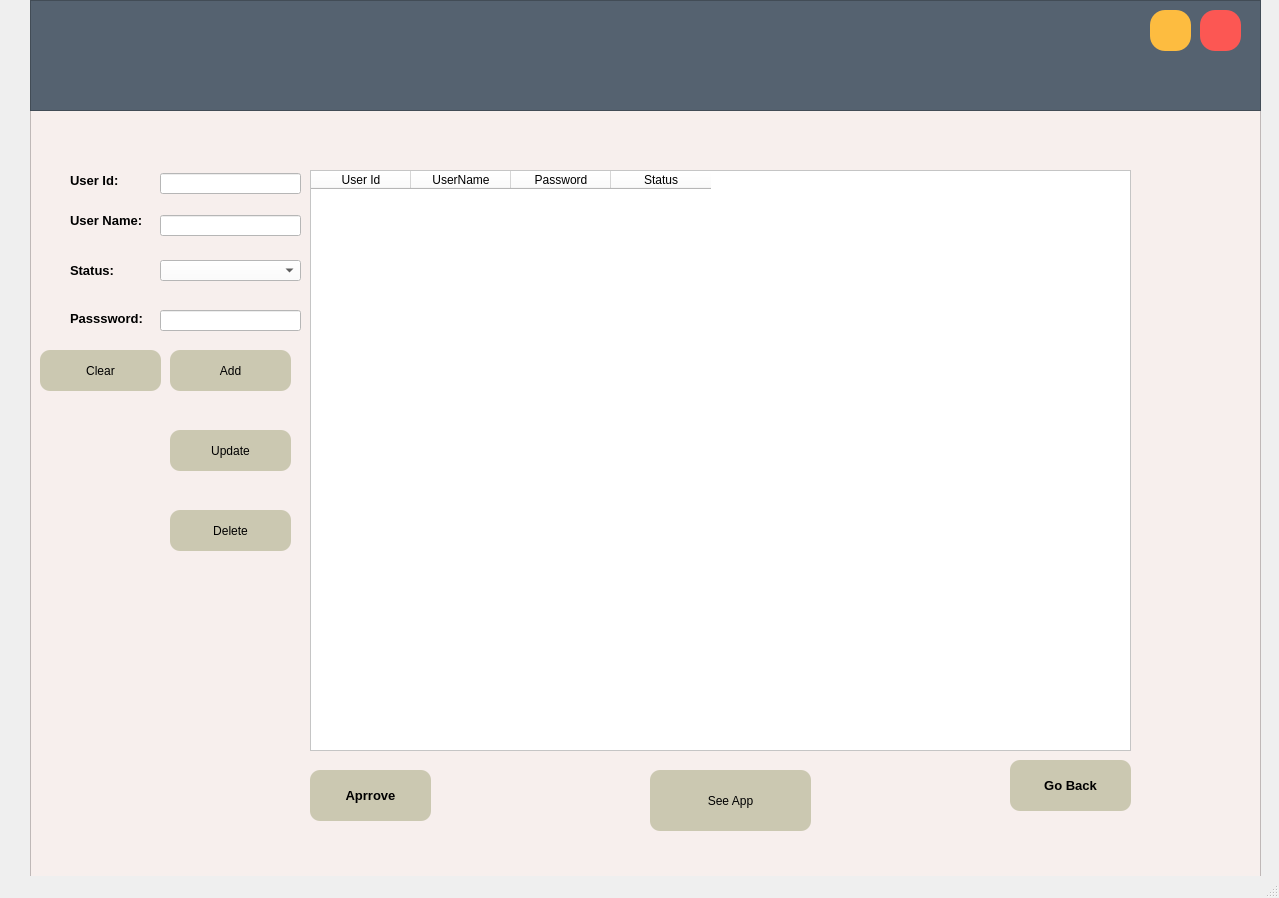
<?xml version="1.0" encoding="UTF-8"?>
<ui version="4.0">
 <class>MainWindow</class>
 <widget class="QMainWindow" name="MainWindow">
  <property name="geometry">
   <rect>
    <x>0</x>
    <y>0</y>
    <width>1279</width>
    <height>898</height>
   </rect>
  </property>
  <property name="windowTitle">
   <string>MainWindow</string>
  </property>
  <widget class="QWidget" name="centralwidget">
   <widget class="QStackedWidget" name="stackedWidget">
    <property name="geometry">
     <rect>
      <x>30</x>
      <y>70</y>
      <width>1231</width>
      <height>821</height>
     </rect>
    </property>
    <property name="styleSheet">
     <string notr="true"/>
    </property>
    <property name="currentIndex">
     <number>1</number>
    </property>
    <widget class="QWidget" name="page">
     <widget class="QFrame" name="frame_3">
      <property name="geometry">
       <rect>
        <x>0</x>
        <y>0</y>
        <width>1231</width>
        <height>821</height>
       </rect>
      </property>
      <property name="styleSheet">
       <string notr="true">background-color:qlineargradient(spread:pad,x1:0.091,y1:0.101636,x2:0.991379,y2:0.977,stop:0 rgba(209,107,165,255),stop:1 rgba(255,255,255,255))</string>
      </property>
      <property name="frameShape">
       <enum>QFrame::StyledPanel</enum>
      </property>
      <property name="frameShadow">
       <enum>QFrame::Raised</enum>
      </property>
      <widget class="QLabel" name="label">
       <property name="geometry">
        <rect>
         <x>590</x>
         <y>180</y>
         <width>361</width>
         <height>471</height>
        </rect>
       </property>
       <property name="styleSheet">
        <string notr="true">background-color: rgb(255, 255, 255);
border-radius:30px
</string>
       </property>
       <property name="text">
        <string/>
       </property>
      </widget>
      <widget class="QPushButton" name="login_button">
       <property name="geometry">
        <rect>
         <x>630</x>
         <y>510</y>
         <width>141</width>
         <height>51</height>
        </rect>
       </property>
       <property name="styleSheet">
        <string notr="true">QPushButton{
background-color:rgba(85,98,112,255);
color:rgba(255,255,255,200);
border-radius:5px;
}
QPushButton:pressed{
padding-left:5px;
padding-top:5px;
background-color:rgba(255,107,107,255);
background-position:calc(100% - 10px)center;
}
QPushButton:hover{
background-color:rgba(255,107,107,255);
}</string>
       </property>
       <property name="text">
        <string>L O G I N</string>
       </property>
      </widget>
      <widget class="QLineEdit" name="User_login">
       <property name="geometry">
        <rect>
         <x>630</x>
         <y>350</y>
         <width>261</width>
         <height>41</height>
        </rect>
       </property>
       <property name="font">
        <font>
         <pointsize>9</pointsize>
        </font>
       </property>
       <property name="styleSheet">
        <string notr="true">background-color:rgba(0,0,0,0);
border:2px solid rgba(0,0,0,0);
border-bottom-color:rgba(46,82,101,200);
color:rgb(0,0,0);
padding-bottom:7px
</string>
       </property>
       <property name="placeholderText">
        <string>User Name</string>
       </property>
      </widget>
      <widget class="QLineEdit" name="Password_login">
       <property name="geometry">
        <rect>
         <x>630</x>
         <y>430</y>
         <width>261</width>
         <height>41</height>
        </rect>
       </property>
       <property name="font">
        <font>
         <pointsize>9</pointsize>
        </font>
       </property>
       <property name="styleSheet">
        <string notr="true">background-color:rgba(0,0,0,0);
border:2px solid rgba(0,0,0,0);
border-bottom-color:rgba(46,82,101,200);
color:rgb(0,0,0);
padding-bottom:7px
</string>
       </property>
       <property name="placeholderText">
        <string>Password</string>
       </property>
      </widget>
      <widget class="QLabel" name="label_11">
       <property name="geometry">
        <rect>
         <x>630</x>
         <y>280</y>
         <width>141</width>
         <height>51</height>
        </rect>
       </property>
       <property name="font">
        <font>
         <pointsize>15</pointsize>
         <weight>75</weight>
         <bold>true</bold>
        </font>
       </property>
       <property name="styleSheet">
        <string notr="true">background-color: rgb(255, 255, 255);</string>
       </property>
       <property name="text">
        <string>Log In</string>
       </property>
      </widget>
      <widget class="QLabel" name="label_3">
       <property name="geometry">
        <rect>
         <x>240</x>
         <y>180</y>
         <width>361</width>
         <height>471</height>
        </rect>
       </property>
       <property name="styleSheet">
        <string notr="true">background-color: qlineargradient(spread:pad,x1:0,y1:0,x2:0,y2:1,stop:0 rgba(85,98,112,255),stop: 1 rgba(255,107,107,255));
border-radius:20px</string>
       </property>
       <property name="text">
        <string/>
       </property>
      </widget>
     </widget>
    </widget>
    <widget class="QWidget" name="page_2">
     <widget class="QFrame" name="frame_4">
      <property name="geometry">
       <rect>
        <x>0</x>
        <y>0</y>
        <width>1231</width>
        <height>821</height>
       </rect>
      </property>
      <property name="styleSheet">
       <string notr="true">background-color:rgb(247,239,237)</string>
      </property>
      <property name="frameShape">
       <enum>QFrame::StyledPanel</enum>
      </property>
      <property name="frameShadow">
       <enum>QFrame::Raised</enum>
      </property>
      <widget class="QTableWidget" name="tableWidget">
       <property name="geometry">
        <rect>
         <x>280</x>
         <y>100</y>
         <width>821</width>
         <height>581</height>
        </rect>
       </property>
       <property name="styleSheet">
        <string notr="true">background-color: rgb(255, 255, 255);</string>
       </property>
       <property name="alternatingRowColors">
        <bool>false</bool>
       </property>
       <column>
        <property name="text">
         <string>User Id</string>
        </property>
       </column>
       <column>
        <property name="text">
         <string>UserName</string>
        </property>
       </column>
       <column>
        <property name="text">
         <string>Password</string>
        </property>
       </column>
       <column>
        <property name="text">
         <string>Status</string>
        </property>
       </column>
      </widget>
      <widget class="QPushButton" name="table_approve">
       <property name="geometry">
        <rect>
         <x>280</x>
         <y>700</y>
         <width>121</width>
         <height>51</height>
        </rect>
       </property>
       <property name="font">
        <font>
         <pointsize>10</pointsize>
         <weight>75</weight>
         <bold>true</bold>
        </font>
       </property>
       <property name="styleSheet">
        <string notr="true">
QPushButton{
background-color: rgb(203,200,177);
border-radius:10px
}
QPushButton:hover{
background:rgb(195,207,226)
}</string>
       </property>
       <property name="text">
        <string>Aprrove</string>
       </property>
      </widget>
      <widget class="QLineEdit" name="user_table_line">
       <property name="geometry">
        <rect>
         <x>130</x>
         <y>145</y>
         <width>141</width>
         <height>21</height>
        </rect>
       </property>
       <property name="font">
        <font>
         <weight>75</weight>
         <bold>true</bold>
        </font>
       </property>
       <property name="styleSheet">
        <string notr="true">background-color: rgb(255, 255, 255);</string>
       </property>
      </widget>
      <widget class="QPushButton" name="deneme1">
       <property name="geometry">
        <rect>
         <x>620</x>
         <y>700</y>
         <width>161</width>
         <height>61</height>
        </rect>
       </property>
       <property name="styleSheet">
        <string notr="true">
QPushButton{
background-color: rgb(203,200,177);
border-radius:10px
}
QPushButton:hover{
background-color:rgb(195,207,226)
}</string>
       </property>
       <property name="text">
        <string>See App</string>
       </property>
      </widget>
      <widget class="QPushButton" name="table_goback">
       <property name="geometry">
        <rect>
         <x>980</x>
         <y>690</y>
         <width>121</width>
         <height>51</height>
        </rect>
       </property>
       <property name="font">
        <font>
         <pointsize>10</pointsize>
         <weight>75</weight>
         <bold>true</bold>
        </font>
       </property>
       <property name="styleSheet">
        <string notr="true">
QPushButton{
background-color: rgb(203,200,177);
border-radius:10px
}
QPushButton:hover{
background-color:rgb(255,176,163)
}</string>
       </property>
       <property name="text">
        <string>Go Back</string>
       </property>
      </widget>
      <widget class="QLabel" name="label_44">
       <property name="geometry">
        <rect>
         <x>40</x>
         <y>130</y>
         <width>81</width>
         <height>41</height>
        </rect>
       </property>
       <property name="font">
        <font>
         <pointsize>10</pointsize>
         <weight>75</weight>
         <bold>true</bold>
        </font>
       </property>
       <property name="text">
        <string>User Name:</string>
       </property>
      </widget>
      <widget class="QLineEdit" name="user_password_line">
       <property name="geometry">
        <rect>
         <x>130</x>
         <y>240</y>
         <width>141</width>
         <height>21</height>
        </rect>
       </property>
       <property name="font">
        <font>
         <weight>50</weight>
         <bold>false</bold>
        </font>
       </property>
       <property name="styleSheet">
        <string notr="true">background-color: rgb(255, 255, 255);</string>
       </property>
      </widget>
      <widget class="QLabel" name="label_6">
       <property name="geometry">
        <rect>
         <x>40</x>
         <y>180</y>
         <width>81</width>
         <height>41</height>
        </rect>
       </property>
       <property name="font">
        <font>
         <pointsize>10</pointsize>
         <weight>75</weight>
         <bold>true</bold>
        </font>
       </property>
       <property name="text">
        <string>Status:</string>
       </property>
      </widget>
      <widget class="QPushButton" name="add_table">
       <property name="geometry">
        <rect>
         <x>140</x>
         <y>280</y>
         <width>121</width>
         <height>41</height>
        </rect>
       </property>
       <property name="styleSheet">
        <string notr="true">
QPushButton{
background-color: rgb(203,200,177);
border-radius:10px
}
QPushButton:hover{
background:rgb(195,207,226)
}</string>
       </property>
       <property name="text">
        <string>Add</string>
       </property>
      </widget>
      <widget class="QPushButton" name="delete_table">
       <property name="geometry">
        <rect>
         <x>140</x>
         <y>440</y>
         <width>121</width>
         <height>41</height>
        </rect>
       </property>
       <property name="styleSheet">
        <string notr="true">
QPushButton{
background-color: rgb(203,200,177);
border-radius:10px
}
QPushButton:hover{
background-color:rgb(255,176,163)
}</string>
       </property>
       <property name="text">
        <string>Delete</string>
       </property>
      </widget>
      <widget class="QPushButton" name="update_table">
       <property name="geometry">
        <rect>
         <x>140</x>
         <y>360</y>
         <width>121</width>
         <height>41</height>
        </rect>
       </property>
       <property name="styleSheet">
        <string notr="true">
QPushButton{
background-color: rgb(203,200,177);
border-radius:10px
}
QPushButton:hover{
background:rgb(195,207,226)
}</string>
       </property>
       <property name="text">
        <string>Update</string>
       </property>
      </widget>
      <widget class="QLabel" name="label_45">
       <property name="geometry">
        <rect>
         <x>40</x>
         <y>90</y>
         <width>81</width>
         <height>41</height>
        </rect>
       </property>
       <property name="font">
        <font>
         <pointsize>10</pointsize>
         <weight>75</weight>
         <bold>true</bold>
        </font>
       </property>
       <property name="text">
        <string>User Id:</string>
       </property>
      </widget>
      <widget class="QLineEdit" name="user_id_line">
       <property name="geometry">
        <rect>
         <x>130</x>
         <y>103</y>
         <width>141</width>
         <height>21</height>
        </rect>
       </property>
       <property name="font">
        <font>
         <weight>75</weight>
         <bold>true</bold>
        </font>
       </property>
       <property name="styleSheet">
        <string notr="true">background-color: rgb(255, 255, 255);</string>
       </property>
      </widget>
      <widget class="QLabel" name="labell">
       <property name="geometry">
        <rect>
         <x>40</x>
         <y>233</y>
         <width>81</width>
         <height>31</height>
        </rect>
       </property>
       <property name="font">
        <font>
         <pointsize>10</pointsize>
         <weight>75</weight>
         <bold>true</bold>
        </font>
       </property>
       <property name="text">
        <string>Passsword:</string>
       </property>
      </widget>
      <widget class="QComboBox" name="comboBox_2">
       <property name="geometry">
        <rect>
         <x>130</x>
         <y>190</y>
         <width>141</width>
         <height>21</height>
        </rect>
       </property>
       <property name="font">
        <font>
         <pointsize>8</pointsize>
         <weight>75</weight>
         <bold>true</bold>
        </font>
       </property>
       <property name="styleSheet">
        <string notr="true">background-color: rgb(255, 255, 255);</string>
       </property>
       <property name="currentIndex">
        <number>-1</number>
       </property>
       <item>
        <property name="text">
         <string>Aktif</string>
        </property>
       </item>
       <item>
        <property name="text">
         <string>Pasif</string>
        </property>
       </item>
      </widget>
      <widget class="QPushButton" name="alanlari_temizle">
       <property name="geometry">
        <rect>
         <x>10</x>
         <y>280</y>
         <width>121</width>
         <height>41</height>
        </rect>
       </property>
       <property name="styleSheet">
        <string notr="true">
QPushButton{
background-color: rgb(203,200,177);
border-radius:10px
}
QPushButton:hover{
background-color:rgb(255,176,163)
}</string>
       </property>
       <property name="text">
        <string>Clear</string>
       </property>
      </widget>
     </widget>
    </widget>
    <widget class="QWidget" name="page_3">
     <widget class="QFrame" name="frame_2">
      <property name="geometry">
       <rect>
        <x>0</x>
        <y>10</y>
        <width>1231</width>
        <height>801</height>
       </rect>
      </property>
      <property name="styleSheet">
       <string notr="true">QFrame{
background-color:rgb(25, 86, 155, 255);
color:rgb(220,220,220);
border-radius: 20px;

}</string>
      </property>
      <property name="frameShape">
       <enum>QFrame::StyledPanel</enum>
      </property>
      <property name="frameShadow">
       <enum>QFrame::Raised</enum>
      </property>
      <widget class="QLabel" name="label_4">
       <property name="geometry">
        <rect>
         <x>290</x>
         <y>70</y>
         <width>491</width>
         <height>61</height>
        </rect>
       </property>
       <property name="font">
        <font>
         <family>Segoe UI Light</family>
         <pointsize>40</pointsize>
         <weight>75</weight>
         <bold>true</bold>
        </font>
       </property>
       <property name="styleSheet">
        <string notr="true">color: rgb(255, 170, 255);</string>
       </property>
       <property name="text">
        <string>&lt;strong&gt;Youtube Download&lt;/strong&gt; </string>
       </property>
      </widget>
      <widget class="QLabel" name="label_7">
       <property name="geometry">
        <rect>
         <x>40</x>
         <y>180</y>
         <width>91</width>
         <height>61</height>
        </rect>
       </property>
       <property name="font">
        <font>
         <pointsize>30</pointsize>
        </font>
       </property>
       <property name="styleSheet">
        <string notr="true">color: rgb(255, 170, 255);</string>
       </property>
       <property name="text">
        <string>&lt;html&gt;&lt;head/&gt;&lt;body&gt;&lt;p&gt;Link:&lt;/p&gt;&lt;p&gt;&lt;br/&gt;&lt;/p&gt;&lt;/body&gt;&lt;/html&gt;</string>
       </property>
      </widget>
      <widget class="QLabel" name="label_8">
       <property name="geometry">
        <rect>
         <x>40</x>
         <y>240</y>
         <width>121</width>
         <height>51</height>
        </rect>
       </property>
       <property name="font">
        <font>
         <pointsize>30</pointsize>
        </font>
       </property>
       <property name="styleSheet">
        <string notr="true">color: rgb(255, 170, 255);</string>
       </property>
       <property name="text">
        <string>Hedef:</string>
       </property>
      </widget>
      <widget class="QLineEdit" name="link_line">
       <property name="geometry">
        <rect>
         <x>140</x>
         <y>190</y>
         <width>551</width>
         <height>31</height>
        </rect>
       </property>
       <property name="font">
        <font>
         <pointsize>12</pointsize>
         <weight>75</weight>
         <bold>true</bold>
        </font>
       </property>
       <property name="styleSheet">
        <string notr="true">background-color:rgba(0,0,0,0);
border:1px solid rgba(0,0,0,0);
border-bottom-color:rgba(46,82,101,255);
color:rgba(255,255,255);
padding-bottom:7px</string>
       </property>
       <property name="alignment">
        <set>Qt::AlignCenter</set>
       </property>
       <property name="placeholderText">
        <string/>
       </property>
      </widget>
      <widget class="QLabel" name="label_9">
       <property name="geometry">
        <rect>
         <x>170</x>
         <y>250</y>
         <width>511</width>
         <height>31</height>
        </rect>
       </property>
       <property name="font">
        <font>
         <pointsize>12</pointsize>
         <weight>75</weight>
         <bold>true</bold>
        </font>
       </property>
       <property name="styleSheet">
        <string notr="true">background-color:rgba(0,0,0,0);
border:1px solid rgba(0,0,0,0);
border-bottom-color:rgba(46,82,101,255);
color:rgba(255,255,255);
padding-bottom:7px</string>
       </property>
       <property name="frameShadow">
        <enum>QFrame::Plain</enum>
       </property>
       <property name="text">
        <string/>
       </property>
       <property name="alignment">
        <set>Qt::AlignCenter</set>
       </property>
       <property name="openExternalLinks">
        <bool>false</bool>
       </property>
      </widget>
      <widget class="QPushButton" name="browse_konum">
       <property name="geometry">
        <rect>
         <x>710</x>
         <y>250</y>
         <width>91</width>
         <height>51</height>
        </rect>
       </property>
       <property name="styleSheet">
        <string notr="true">QPushButton {
border-radius:10px;
font: 87 8pt &quot;Arial Black&quot;;
	color: rgb(255, 255, 255);
	background-color: rgb(255, 170, 255);
	border: 0px solid

}
QPushButton:hover{
background-color: rgb(85, 255, 255);

}</string>
       </property>
       <property name="text">
        <string>B R O W S E</string>
       </property>
      </widget>
      <widget class="QPushButton" name="download_button">
       <property name="geometry">
        <rect>
         <x>230</x>
         <y>430</y>
         <width>381</width>
         <height>71</height>
        </rect>
       </property>
       <property name="styleSheet">
        <string notr="true">QpushButton#pushButton{
background-color:rgba(2,65,118,255);
color:rgba(255,255,255,200);
border-radius:6px;
}
QPushButton#pushButton:pressed{
padding-left:5px;
padding-top:5px;
background-color:rgba(2,65,118,100);
background-position:calc(100%-10px)center;

}

QPushButton#pushButton{
background-color:rgba(2,65,118,200);
}</string>
       </property>
       <property name="text">
        <string>D  O  W  N  L  O  A  D  V  İ  D  E  O</string>
       </property>
      </widget>
      <widget class="QLabel" name="label_10">
       <property name="geometry">
        <rect>
         <x>700</x>
         <y>320</y>
         <width>131</width>
         <height>31</height>
        </rect>
       </property>
       <property name="font">
        <font>
         <pointsize>15</pointsize>
         <weight>75</weight>
         <bold>true</bold>
        </font>
       </property>
       <property name="text">
        <string>Formatı seç</string>
       </property>
      </widget>
      <widget class="QRadioButton" name="mp4_radio">
       <property name="geometry">
        <rect>
         <x>720</x>
         <y>390</y>
         <width>71</width>
         <height>31</height>
        </rect>
       </property>
       <property name="font">
        <font>
         <pointsize>12</pointsize>
         <weight>75</weight>
         <bold>true</bold>
        </font>
       </property>
       <property name="styleSheet">
        <string notr="true">color: rgb(255, 170, 255);</string>
       </property>
       <property name="text">
        <string>mp4</string>
       </property>
      </widget>
      <widget class="QRadioButton" name="mp3_radio">
       <property name="geometry">
        <rect>
         <x>720</x>
         <y>440</y>
         <width>61</width>
         <height>31</height>
        </rect>
       </property>
       <property name="font">
        <font>
         <pointsize>12</pointsize>
         <weight>75</weight>
         <bold>true</bold>
        </font>
       </property>
       <property name="styleSheet">
        <string notr="true">color: rgb(255, 170, 255);</string>
       </property>
       <property name="text">
        <string>mp3</string>
       </property>
      </widget>
      <widget class="QProgressBar" name="progressBar">
       <property name="geometry">
        <rect>
         <x>230</x>
         <y>580</y>
         <width>391</width>
         <height>51</height>
        </rect>
       </property>
       <property name="styleSheet">
        <string notr="true">QProgressBar{
background-color: rgb(255, 255, 255);
 color: rgb(200, 200, 200);
  border-style: none;
  border-radius: 23px;
  text-align: center;
}

QProgressBar::chunk{
border-radius : 23;
	background-color: qlineargradient(spread:pad, x1:0, y1:0, x2:1, y2:0, stop:0 rgba(251, 108, 108, 255), stop:1 rgba(61, 188, 254, 255));
}</string>
       </property>
       <property name="maximum">
        <number>100</number>
       </property>
       <property name="value">
        <number>0</number>
       </property>
       <property name="orientation">
        <enum>Qt::Horizontal</enum>
       </property>
       <property name="textDirection">
        <enum>QProgressBar::TopToBottom</enum>
       </property>
      </widget>
      <widget class="QPushButton" name="refresh_button">
       <property name="geometry">
        <rect>
         <x>960</x>
         <y>620</y>
         <width>131</width>
         <height>61</height>
        </rect>
       </property>
       <property name="font">
        <font>
         <pointsize>10</pointsize>
         <weight>75</weight>
         <bold>true</bold>
        </font>
       </property>
       <property name="styleSheet">
        <string notr="true">QPushButton {

background: rgb(0,170,255);
border: 2px solid rgb(0,170,255);
border-radius: 20px;
color: white;

}

QPushButton:hover{
background-color: rgb(255,0,127);
border:2px rgb(255,0,127);

}</string>
       </property>
       <property name="text">
        <string>R E F R E S H</string>
       </property>
      </widget>
      <widget class="QListWidget" name="listWidget">
       <property name="geometry">
        <rect>
         <x>840</x>
         <y>110</y>
         <width>371</width>
         <height>471</height>
        </rect>
       </property>
       <property name="font">
        <font>
         <pointsize>13</pointsize>
         <weight>75</weight>
         <bold>true</bold>
        </font>
       </property>
       <property name="styleSheet">
        <string notr="true">background-color: rgb(255, 255, 255);
color: rgb(0, 0, 0);</string>
       </property>
      </widget>
      <widget class="QComboBox" name="comboBox">
       <property name="geometry">
        <rect>
         <x>700</x>
         <y>490</y>
         <width>121</width>
         <height>21</height>
        </rect>
       </property>
       <property name="font">
        <font>
         <pointsize>12</pointsize>
         <weight>75</weight>
         <bold>true</bold>
        </font>
       </property>
       <property name="styleSheet">
        <string notr="true">background-color: rgb(255, 255, 255);</string>
       </property>
       <item>
        <property name="text">
         <string/>
        </property>
       </item>
      </widget>
      <widget class="QComboBox" name="combobox_secim">
       <property name="geometry">
        <rect>
         <x>700</x>
         <y>360</y>
         <width>121</width>
         <height>21</height>
        </rect>
       </property>
       <property name="font">
        <font>
         <pointsize>12</pointsize>
         <weight>75</weight>
         <bold>true</bold>
        </font>
       </property>
       <property name="editable">
        <bool>false</bool>
       </property>
       <property name="currentIndex">
        <number>-1</number>
       </property>
       <item>
        <property name="text">
         <string>Playlist</string>
        </property>
       </item>
       <item>
        <property name="text">
         <string>Tekvideo</string>
        </property>
       </item>
      </widget>
     </widget>
    </widget>
   </widget>
   <widget class="QFrame" name="frame">
    <property name="geometry">
     <rect>
      <x>30</x>
      <y>0</y>
      <width>1231</width>
      <height>111</height>
     </rect>
    </property>
    <property name="styleSheet">
     <string notr="true">background-color:rgba(85,98,112,255);</string>
    </property>
    <property name="frameShape">
     <enum>QFrame::StyledPanel</enum>
    </property>
    <property name="frameShadow">
     <enum>QFrame::Raised</enum>
    </property>
    <widget class="QPushButton" name="icona">
     <property name="geometry">
      <rect>
       <x>1120</x>
       <y>10</y>
       <width>41</width>
       <height>41</height>
      </rect>
     </property>
     <property name="font">
      <font>
       <pointsize>21</pointsize>
       <weight>75</weight>
       <bold>true</bold>
      </font>
     </property>
     <property name="styleSheet">
      <string notr="true">QPushButton {
background-color: rgb(253, 188, 64);
color: rgb(253, 188, 64);
border-radius: 14.99px;
}


QPushButton:hover{

    background-color: rgb(203, 166, 44);

    color: rgb(255, 255, 255);


}


QPushButton:pressed {
background-color: rgb(203, 166, 44);
border-radius: 10.99px;
}</string>
     </property>
     <property name="text">
      <string>_</string>
     </property>
     <property name="iconSize">
      <size>
       <width>30</width>
       <height>30</height>
      </size>
     </property>
     <property name="checkable">
      <bool>false</bool>
     </property>
     <property name="autoRepeat">
      <bool>false</bool>
     </property>
    </widget>
    <widget class="QPushButton" name="close">
     <property name="geometry">
      <rect>
       <x>1170</x>
       <y>10</y>
       <width>41</width>
       <height>41</height>
      </rect>
     </property>
     <property name="font">
      <font>
       <pointsize>18</pointsize>
       <weight>75</weight>
       <bold>true</bold>
      </font>
     </property>
     <property name="styleSheet">
      <string notr="true">QPushButton {
background-color: rgb(252, 87, 83);
border-radius: 14.99px;
color: rgb(252, 87, 83);
}

QPushButton:hover{

    background-color: rgb(193, 65, 63);

    color: rgb(255, 255, 255);


}


QPushButton:pressed {
background-color: rgb(193, 65, 63);
border-radius: 10.99px;
}</string>
     </property>
     <property name="text">
      <string>X</string>
     </property>
     <property name="iconSize">
      <size>
       <width>80</width>
       <height>80</height>
      </size>
     </property>
     <property name="checkable">
      <bool>false</bool>
     </property>
     <property name="checked">
      <bool>false</bool>
     </property>
     <property name="autoRepeat">
      <bool>false</bool>
     </property>
     <property name="autoExclusive">
      <bool>false</bool>
     </property>
    </widget>
   </widget>
  </widget>
  <widget class="QStatusBar" name="statusBar"/>
 </widget>
 <resources/>
 <connections/>
</ui>
